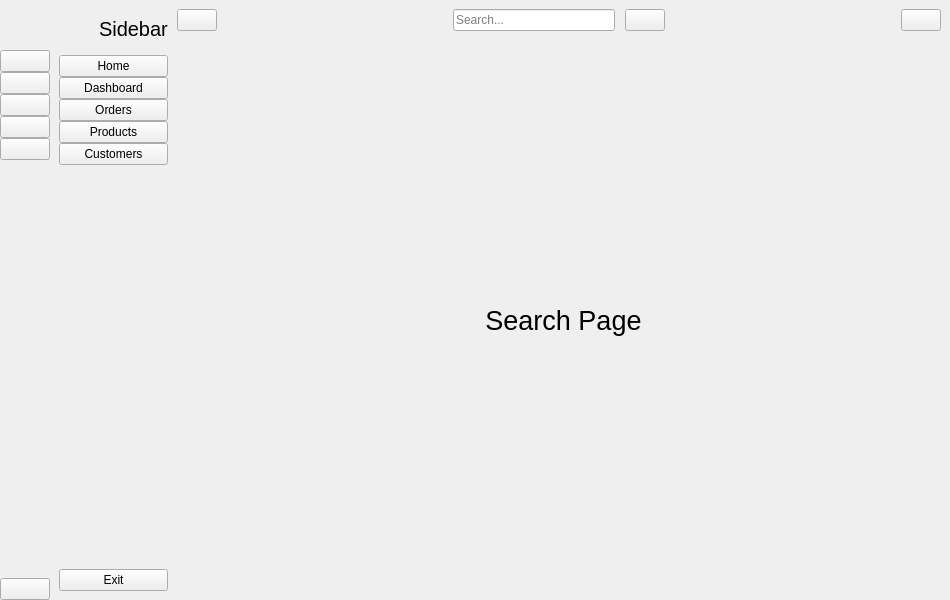
<?xml version="1.0" encoding="UTF-8"?>
<ui version="4.0">
 <class>MainWindow</class>
 <widget class="QMainWindow" name="MainWindow">
  <property name="geometry">
   <rect>
    <x>0</x>
    <y>0</y>
    <width>950</width>
    <height>600</height>
   </rect>
  </property>
  <property name="windowTitle">
   <string>MainWindow</string>
  </property>
  <widget class="QWidget" name="centralwidget">
   <layout class="QGridLayout" name="gridLayout">
    <property name="leftMargin">
     <number>0</number>
    </property>
    <property name="topMargin">
     <number>0</number>
    </property>
    <property name="rightMargin">
     <number>0</number>
    </property>
    <property name="bottomMargin">
     <number>0</number>
    </property>
    <property name="spacing">
     <number>0</number>
    </property>
    <item row="0" column="0">
     <widget class="QWidget" name="icon_only_widget" native="true">
      <layout class="QVBoxLayout" name="verticalLayout_3">
       <property name="spacing">
        <number>0</number>
       </property>
       <property name="leftMargin">
        <number>0</number>
       </property>
       <property name="topMargin">
        <number>0</number>
       </property>
       <property name="rightMargin">
        <number>0</number>
       </property>
       <property name="bottomMargin">
        <number>0</number>
       </property>
       <item>
        <layout class="QHBoxLayout" name="horizontalLayout_3">
         <item>
          <widget class="QLabel" name="logo_label_1">
           <property name="minimumSize">
            <size>
             <width>50</width>
             <height>50</height>
            </size>
           </property>
           <property name="maximumSize">
            <size>
             <width>50</width>
             <height>50</height>
            </size>
           </property>
           <property name="styleSheet">
            <string notr="true"/>
           </property>
           <property name="text">
            <string/>
           </property>
           <property name="pixmap">
            <pixmap>:/icon/icon/Logo.png</pixmap>
           </property>
           <property name="scaledContents">
            <bool>true</bool>
           </property>
          </widget>
         </item>
        </layout>
       </item>
       <item>
        <layout class="QVBoxLayout" name="verticalLayout">
         <property name="spacing">
          <number>0</number>
         </property>
         <item>
          <widget class="QPushButton" name="home_btn_1">
           <property name="text">
            <string/>
           </property>
           <property name="icon">
            <iconset>
             <normaloff>:/icon/icon/home-4-32.ico</normaloff>
             <normalon>:/icon/icon/home-4-48.ico</normalon>:/icon/icon/home-4-32.ico</iconset>
           </property>
           <property name="iconSize">
            <size>
             <width>20</width>
             <height>20</height>
            </size>
           </property>
           <property name="checkable">
            <bool>true</bool>
           </property>
           <property name="autoExclusive">
            <bool>true</bool>
           </property>
          </widget>
         </item>
         <item>
          <widget class="QPushButton" name="dashborad_btn_1">
           <property name="text">
            <string/>
           </property>
           <property name="icon">
            <iconset>
             <normaloff>:/icon/icon/dashboard-5-32.ico</normaloff>
             <normalon>:/icon/icon/dashboard-5-48.ico</normalon>:/icon/icon/dashboard-5-32.ico</iconset>
           </property>
           <property name="iconSize">
            <size>
             <width>20</width>
             <height>20</height>
            </size>
           </property>
           <property name="checkable">
            <bool>true</bool>
           </property>
           <property name="autoExclusive">
            <bool>true</bool>
           </property>
          </widget>
         </item>
         <item>
          <widget class="QPushButton" name="orders_btn_1">
           <property name="text">
            <string/>
           </property>
           <property name="icon">
            <iconset>
             <normaloff>:/icon/icon/activity-feed-32.ico</normaloff>
             <normalon>:/icon/icon/activity-feed-48.ico</normalon>:/icon/icon/activity-feed-32.ico</iconset>
           </property>
           <property name="iconSize">
            <size>
             <width>20</width>
             <height>20</height>
            </size>
           </property>
           <property name="checkable">
            <bool>true</bool>
           </property>
           <property name="autoExclusive">
            <bool>true</bool>
           </property>
          </widget>
         </item>
         <item>
          <widget class="QPushButton" name="products_btn_1">
           <property name="text">
            <string/>
           </property>
           <property name="icon">
            <iconset>
             <normaloff>:/icon/icon/product-32.ico</normaloff>
             <normalon>:/icon/icon/product-48.ico</normalon>:/icon/icon/product-32.ico</iconset>
           </property>
           <property name="iconSize">
            <size>
             <width>20</width>
             <height>20</height>
            </size>
           </property>
           <property name="checkable">
            <bool>true</bool>
           </property>
           <property name="autoExclusive">
            <bool>true</bool>
           </property>
          </widget>
         </item>
         <item>
          <widget class="QPushButton" name="customers_btn_1">
           <property name="text">
            <string/>
           </property>
           <property name="icon">
            <iconset>
             <normaloff>:/icon/icon/group-32.ico</normaloff>
             <normalon>:/icon/icon/group-48.ico</normalon>:/icon/icon/group-32.ico</iconset>
           </property>
           <property name="iconSize">
            <size>
             <width>20</width>
             <height>20</height>
            </size>
           </property>
           <property name="checkable">
            <bool>true</bool>
           </property>
           <property name="autoExclusive">
            <bool>true</bool>
           </property>
          </widget>
         </item>
        </layout>
       </item>
       <item>
        <spacer name="verticalSpacer">
         <property name="orientation">
          <enum>Qt::Vertical</enum>
         </property>
         <property name="sizeHint" stdset="0">
          <size>
           <width>20</width>
           <height>375</height>
          </size>
         </property>
        </spacer>
       </item>
       <item>
        <widget class="QPushButton" name="exit_btn_1">
         <property name="text">
          <string/>
         </property>
         <property name="icon">
          <iconset>
           <normaloff>:/icon/icon/close-window-64.ico</normaloff>:/icon/icon/close-window-64.ico</iconset>
         </property>
         <property name="iconSize">
          <size>
           <width>20</width>
           <height>20</height>
          </size>
         </property>
        </widget>
       </item>
      </layout>
     </widget>
    </item>
    <item row="0" column="1">
     <widget class="QWidget" name="full_menu_widget" native="true">
      <layout class="QVBoxLayout" name="verticalLayout_4">
       <item>
        <layout class="QHBoxLayout" name="horizontalLayout_2">
         <property name="spacing">
          <number>0</number>
         </property>
         <item>
          <widget class="QLabel" name="logo_label_2">
           <property name="minimumSize">
            <size>
             <width>40</width>
             <height>40</height>
            </size>
           </property>
           <property name="maximumSize">
            <size>
             <width>40</width>
             <height>40</height>
            </size>
           </property>
           <property name="text">
            <string/>
           </property>
           <property name="pixmap">
            <pixmap>:/icon/icon/Logo.png</pixmap>
           </property>
           <property name="scaledContents">
            <bool>true</bool>
           </property>
          </widget>
         </item>
         <item>
          <widget class="QLabel" name="logo_label_3">
           <property name="font">
            <font>
             <pointsize>15</pointsize>
            </font>
           </property>
           <property name="text">
            <string>Sidebar</string>
           </property>
          </widget>
         </item>
        </layout>
       </item>
       <item>
        <layout class="QVBoxLayout" name="verticalLayout_2">
         <property name="spacing">
          <number>0</number>
         </property>
         <item>
          <widget class="QPushButton" name="home_btn_2">
           <property name="text">
            <string>Home</string>
           </property>
           <property name="icon">
            <iconset>
             <normaloff>:/icon/icon/home-4-32.ico</normaloff>
             <normalon>:/icon/icon/home-4-48.ico</normalon>:/icon/icon/home-4-32.ico</iconset>
           </property>
           <property name="iconSize">
            <size>
             <width>14</width>
             <height>14</height>
            </size>
           </property>
           <property name="checkable">
            <bool>true</bool>
           </property>
           <property name="autoExclusive">
            <bool>true</bool>
           </property>
          </widget>
         </item>
         <item>
          <widget class="QPushButton" name="dashborad_btn_2">
           <property name="text">
            <string>Dashboard</string>
           </property>
           <property name="icon">
            <iconset>
             <normaloff>:/icon/icon/dashboard-5-32.ico</normaloff>
             <normalon>:/icon/icon/dashboard-5-48.ico</normalon>:/icon/icon/dashboard-5-32.ico</iconset>
           </property>
           <property name="iconSize">
            <size>
             <width>14</width>
             <height>14</height>
            </size>
           </property>
           <property name="checkable">
            <bool>true</bool>
           </property>
           <property name="autoExclusive">
            <bool>true</bool>
           </property>
          </widget>
         </item>
         <item>
          <widget class="QPushButton" name="orders_btn_2">
           <property name="text">
            <string>Orders</string>
           </property>
           <property name="icon">
            <iconset>
             <normaloff>:/icon/icon/activity-feed-32.ico</normaloff>
             <normalon>:/icon/icon/activity-feed-48.ico</normalon>:/icon/icon/activity-feed-32.ico</iconset>
           </property>
           <property name="iconSize">
            <size>
             <width>14</width>
             <height>14</height>
            </size>
           </property>
           <property name="checkable">
            <bool>true</bool>
           </property>
           <property name="autoExclusive">
            <bool>true</bool>
           </property>
          </widget>
         </item>
         <item>
          <widget class="QPushButton" name="products_btn_2">
           <property name="text">
            <string>Products</string>
           </property>
           <property name="icon">
            <iconset>
             <normaloff>:/icon/icon/product-32.ico</normaloff>
             <normalon>:/icon/icon/product-48.ico</normalon>:/icon/icon/product-32.ico</iconset>
           </property>
           <property name="iconSize">
            <size>
             <width>14</width>
             <height>14</height>
            </size>
           </property>
           <property name="checkable">
            <bool>true</bool>
           </property>
           <property name="autoExclusive">
            <bool>true</bool>
           </property>
          </widget>
         </item>
         <item>
          <widget class="QPushButton" name="customers_btn_2">
           <property name="text">
            <string>Customers</string>
           </property>
           <property name="icon">
            <iconset>
             <normaloff>:/icon/icon/group-32.ico</normaloff>
             <normalon>:/icon/icon/group-48.ico</normalon>:/icon/icon/group-32.ico</iconset>
           </property>
           <property name="iconSize">
            <size>
             <width>14</width>
             <height>14</height>
            </size>
           </property>
           <property name="checkable">
            <bool>true</bool>
           </property>
           <property name="autoExclusive">
            <bool>true</bool>
           </property>
          </widget>
         </item>
        </layout>
       </item>
       <item>
        <spacer name="verticalSpacer_2">
         <property name="orientation">
          <enum>Qt::Vertical</enum>
         </property>
         <property name="sizeHint" stdset="0">
          <size>
           <width>20</width>
           <height>373</height>
          </size>
         </property>
        </spacer>
       </item>
       <item>
        <widget class="QPushButton" name="exit_btn_2">
         <property name="text">
          <string>Exit</string>
         </property>
         <property name="icon">
          <iconset>
           <normaloff>:/icon/icon/close-window-64.ico</normaloff>:/icon/icon/close-window-64.ico</iconset>
         </property>
         <property name="iconSize">
          <size>
           <width>14</width>
           <height>14</height>
          </size>
         </property>
        </widget>
       </item>
      </layout>
     </widget>
    </item>
    <item row="0" column="2">
     <widget class="QWidget" name="widget_3" native="true">
      <layout class="QVBoxLayout" name="verticalLayout_5">
       <property name="spacing">
        <number>0</number>
       </property>
       <property name="leftMargin">
        <number>0</number>
       </property>
       <property name="topMargin">
        <number>0</number>
       </property>
       <property name="rightMargin">
        <number>0</number>
       </property>
       <property name="bottomMargin">
        <number>0</number>
       </property>
       <item>
        <widget class="QWidget" name="widget" native="true">
         <property name="minimumSize">
          <size>
           <width>0</width>
           <height>40</height>
          </size>
         </property>
         <layout class="QHBoxLayout" name="horizontalLayout_4">
          <property name="spacing">
           <number>0</number>
          </property>
          <property name="leftMargin">
           <number>0</number>
          </property>
          <property name="topMargin">
           <number>0</number>
          </property>
          <property name="rightMargin">
           <number>9</number>
          </property>
          <property name="bottomMargin">
           <number>0</number>
          </property>
          <item>
           <widget class="QPushButton" name="change_btn">
            <property name="text">
             <string/>
            </property>
            <property name="icon">
             <iconset>
              <normaloff>:/icon/icon/menu-4-32.ico</normaloff>:/icon/icon/menu-4-32.ico</iconset>
            </property>
            <property name="iconSize">
             <size>
              <width>14</width>
              <height>14</height>
             </size>
            </property>
            <property name="checkable">
             <bool>true</bool>
            </property>
           </widget>
          </item>
          <item>
           <spacer name="horizontalSpacer">
            <property name="orientation">
             <enum>Qt::Horizontal</enum>
            </property>
            <property name="sizeHint" stdset="0">
             <size>
              <width>236</width>
              <height>20</height>
             </size>
            </property>
           </spacer>
          </item>
          <item>
           <layout class="QHBoxLayout" name="horizontalLayout">
            <property name="spacing">
             <number>10</number>
            </property>
            <item>
             <widget class="QLineEdit" name="search_input">
              <property name="placeholderText">
               <string>Search...</string>
              </property>
             </widget>
            </item>
            <item>
             <widget class="QPushButton" name="search_btn">
              <property name="text">
               <string/>
              </property>
              <property name="icon">
               <iconset>
                <normaloff>:/icon/icon/search-13-48.ico</normaloff>:/icon/icon/search-13-48.ico</iconset>
              </property>
             </widget>
            </item>
           </layout>
          </item>
          <item>
           <spacer name="horizontalSpacer_2">
            <property name="orientation">
             <enum>Qt::Horizontal</enum>
            </property>
            <property name="sizeHint" stdset="0">
             <size>
              <width>236</width>
              <height>20</height>
             </size>
            </property>
           </spacer>
          </item>
          <item>
           <widget class="QPushButton" name="user_btn">
            <property name="text">
             <string/>
            </property>
            <property name="icon">
             <iconset>
              <normaloff>:/icon/icon/user-48.ico</normaloff>:/icon/icon/user-48.ico</iconset>
            </property>
           </widget>
          </item>
         </layout>
        </widget>
       </item>
       <item>
        <widget class="QStackedWidget" name="stackedWidget">
         <property name="currentIndex">
          <number>5</number>
         </property>
         <widget class="QWidget" name="page">
          <layout class="QGridLayout" name="gridLayout_2">
           <item row="0" column="0">
            <widget class="QLabel" name="label_4">
             <property name="font">
              <font>
               <pointsize>20</pointsize>
              </font>
             </property>
             <property name="text">
              <string>Home Page</string>
             </property>
             <property name="alignment">
              <set>Qt::AlignCenter</set>
             </property>
            </widget>
           </item>
          </layout>
         </widget>
         <widget class="QWidget" name="page_2">
          <layout class="QGridLayout" name="gridLayout_3">
           <item row="0" column="0">
            <widget class="QLabel" name="label_5">
             <property name="font">
              <font>
               <pointsize>20</pointsize>
              </font>
             </property>
             <property name="text">
              <string>Dashboard Page</string>
             </property>
             <property name="alignment">
              <set>Qt::AlignCenter</set>
             </property>
            </widget>
           </item>
          </layout>
         </widget>
         <widget class="QWidget" name="page_3">
          <layout class="QGridLayout" name="gridLayout_4">
           <item row="0" column="0">
            <widget class="QLabel" name="label_6">
             <property name="font">
              <font>
               <pointsize>20</pointsize>
              </font>
             </property>
             <property name="text">
              <string>Orders Page</string>
             </property>
             <property name="alignment">
              <set>Qt::AlignCenter</set>
             </property>
            </widget>
           </item>
          </layout>
         </widget>
         <widget class="QWidget" name="page_4">
          <layout class="QGridLayout" name="gridLayout_5">
           <item row="0" column="0">
            <widget class="QLabel" name="label_7">
             <property name="font">
              <font>
               <pointsize>20</pointsize>
              </font>
             </property>
             <property name="text">
              <string>Product Page</string>
             </property>
             <property name="alignment">
              <set>Qt::AlignCenter</set>
             </property>
            </widget>
           </item>
          </layout>
         </widget>
         <widget class="QWidget" name="page_5">
          <layout class="QGridLayout" name="gridLayout_6">
           <item row="0" column="0">
            <widget class="QLabel" name="label_8">
             <property name="font">
              <font>
               <pointsize>20</pointsize>
              </font>
             </property>
             <property name="text">
              <string>Customers Page</string>
             </property>
             <property name="alignment">
              <set>Qt::AlignCenter</set>
             </property>
            </widget>
           </item>
          </layout>
         </widget>
         <widget class="QWidget" name="page_6">
          <layout class="QGridLayout" name="gridLayout_7">
           <item row="0" column="0">
            <widget class="QLabel" name="label_9">
             <property name="font">
              <font>
               <pointsize>20</pointsize>
              </font>
             </property>
             <property name="text">
              <string>Search Page</string>
             </property>
             <property name="alignment">
              <set>Qt::AlignCenter</set>
             </property>
            </widget>
           </item>
          </layout>
         </widget>
         <widget class="QWidget" name="page_7">
          <layout class="QGridLayout" name="gridLayout_8">
           <item row="0" column="0">
            <widget class="QLabel" name="label_10">
             <property name="font">
              <font>
               <pointsize>20</pointsize>
              </font>
             </property>
             <property name="text">
              <string>User Page</string>
             </property>
             <property name="alignment">
              <set>Qt::AlignCenter</set>
             </property>
            </widget>
           </item>
          </layout>
         </widget>
        </widget>
       </item>
      </layout>
     </widget>
    </item>
   </layout>
  </widget>
 </widget>
 <resources/>
 <connections>
  <connection>
   <sender>change_btn</sender>
   <signal>toggled(bool)</signal>
   <receiver>icon_only_widget</receiver>
   <slot>setVisible(bool)</slot>
   <hints>
    <hint type="sourcelabel">
     <x>197</x>
     <y>23</y>
    </hint>
    <hint type="destinationlabel">
     <x>50</x>
     <y>362</y>
    </hint>
   </hints>
  </connection>
  <connection>
   <sender>change_btn</sender>
   <signal>toggled(bool)</signal>
   <receiver>full_menu_widget</receiver>
   <slot>setHidden(bool)</slot>
   <hints>
    <hint type="sourcelabel">
     <x>188</x>
     <y>25</y>
    </hint>
    <hint type="destinationlabel">
     <x>173</x>
     <y>257</y>
    </hint>
   </hints>
  </connection>
  <connection>
   <sender>home_btn_1</sender>
   <signal>toggled(bool)</signal>
   <receiver>home_btn_2</receiver>
   <slot>setChecked(bool)</slot>
   <hints>
    <hint type="sourcelabel">
     <x>27</x>
     <y>69</y>
    </hint>
    <hint type="destinationlabel">
     <x>72</x>
     <y>76</y>
    </hint>
   </hints>
  </connection>
  <connection>
   <sender>dashborad_btn_1</sender>
   <signal>toggled(bool)</signal>
   <receiver>dashborad_btn_2</receiver>
   <slot>setChecked(bool)</slot>
   <hints>
    <hint type="sourcelabel">
     <x>33</x>
     <y>100</y>
    </hint>
    <hint type="destinationlabel">
     <x>67</x>
     <y>99</y>
    </hint>
   </hints>
  </connection>
  <connection>
   <sender>orders_btn_1</sender>
   <signal>toggled(bool)</signal>
   <receiver>orders_btn_2</receiver>
   <slot>setChecked(bool)</slot>
   <hints>
    <hint type="sourcelabel">
     <x>33</x>
     <y>123</y>
    </hint>
    <hint type="destinationlabel">
     <x>69</x>
     <y>125</y>
    </hint>
   </hints>
  </connection>
  <connection>
   <sender>products_btn_1</sender>
   <signal>toggled(bool)</signal>
   <receiver>products_btn_2</receiver>
   <slot>setChecked(bool)</slot>
   <hints>
    <hint type="sourcelabel">
     <x>24</x>
     <y>148</y>
    </hint>
    <hint type="destinationlabel">
     <x>72</x>
     <y>148</y>
    </hint>
   </hints>
  </connection>
  <connection>
   <sender>customers_btn_1</sender>
   <signal>toggled(bool)</signal>
   <receiver>customers_btn_2</receiver>
   <slot>setChecked(bool)</slot>
   <hints>
    <hint type="sourcelabel">
     <x>33</x>
     <y>177</y>
    </hint>
    <hint type="destinationlabel">
     <x>67</x>
     <y>172</y>
    </hint>
   </hints>
  </connection>
  <connection>
   <sender>home_btn_2</sender>
   <signal>toggled(bool)</signal>
   <receiver>home_btn_1</receiver>
   <slot>setChecked(bool)</slot>
   <hints>
    <hint type="sourcelabel">
     <x>70</x>
     <y>63</y>
    </hint>
    <hint type="destinationlabel">
     <x>41</x>
     <y>60</y>
    </hint>
   </hints>
  </connection>
  <connection>
   <sender>dashborad_btn_2</sender>
   <signal>toggled(bool)</signal>
   <receiver>dashborad_btn_1</receiver>
   <slot>setChecked(bool)</slot>
   <hints>
    <hint type="sourcelabel">
     <x>160</x>
     <y>99</y>
    </hint>
    <hint type="destinationlabel">
     <x>26</x>
     <y>90</y>
    </hint>
   </hints>
  </connection>
  <connection>
   <sender>orders_btn_2</sender>
   <signal>toggled(bool)</signal>
   <receiver>orders_btn_1</receiver>
   <slot>setChecked(bool)</slot>
   <hints>
    <hint type="sourcelabel">
     <x>143</x>
     <y>112</y>
    </hint>
    <hint type="destinationlabel">
     <x>39</x>
     <y>114</y>
    </hint>
   </hints>
  </connection>
  <connection>
   <sender>products_btn_2</sender>
   <signal>toggled(bool)</signal>
   <receiver>products_btn_1</receiver>
   <slot>setChecked(bool)</slot>
   <hints>
    <hint type="sourcelabel">
     <x>162</x>
     <y>142</y>
    </hint>
    <hint type="destinationlabel">
     <x>43</x>
     <y>144</y>
    </hint>
   </hints>
  </connection>
  <connection>
   <sender>customers_btn_2</sender>
   <signal>toggled(bool)</signal>
   <receiver>customers_btn_1</receiver>
   <slot>setChecked(bool)</slot>
   <hints>
    <hint type="sourcelabel">
     <x>162</x>
     <y>163</y>
    </hint>
    <hint type="destinationlabel">
     <x>39</x>
     <y>184</y>
    </hint>
   </hints>
  </connection>
  <connection>
   <sender>exit_btn_2</sender>
   <signal>clicked()</signal>
   <receiver>MainWindow</receiver>
   <slot>close()</slot>
   <hints>
    <hint type="sourcelabel">
     <x>126</x>
     <y>584</y>
    </hint>
    <hint type="destinationlabel">
     <x>284</x>
     <y>606</y>
    </hint>
   </hints>
  </connection>
  <connection>
   <sender>exit_btn_1</sender>
   <signal>clicked()</signal>
   <receiver>MainWindow</receiver>
   <slot>close()</slot>
   <hints>
    <hint type="sourcelabel">
     <x>34</x>
     <y>592</y>
    </hint>
    <hint type="destinationlabel">
     <x>47</x>
     <y>626</y>
    </hint>
   </hints>
  </connection>
 </connections>
</ui>
